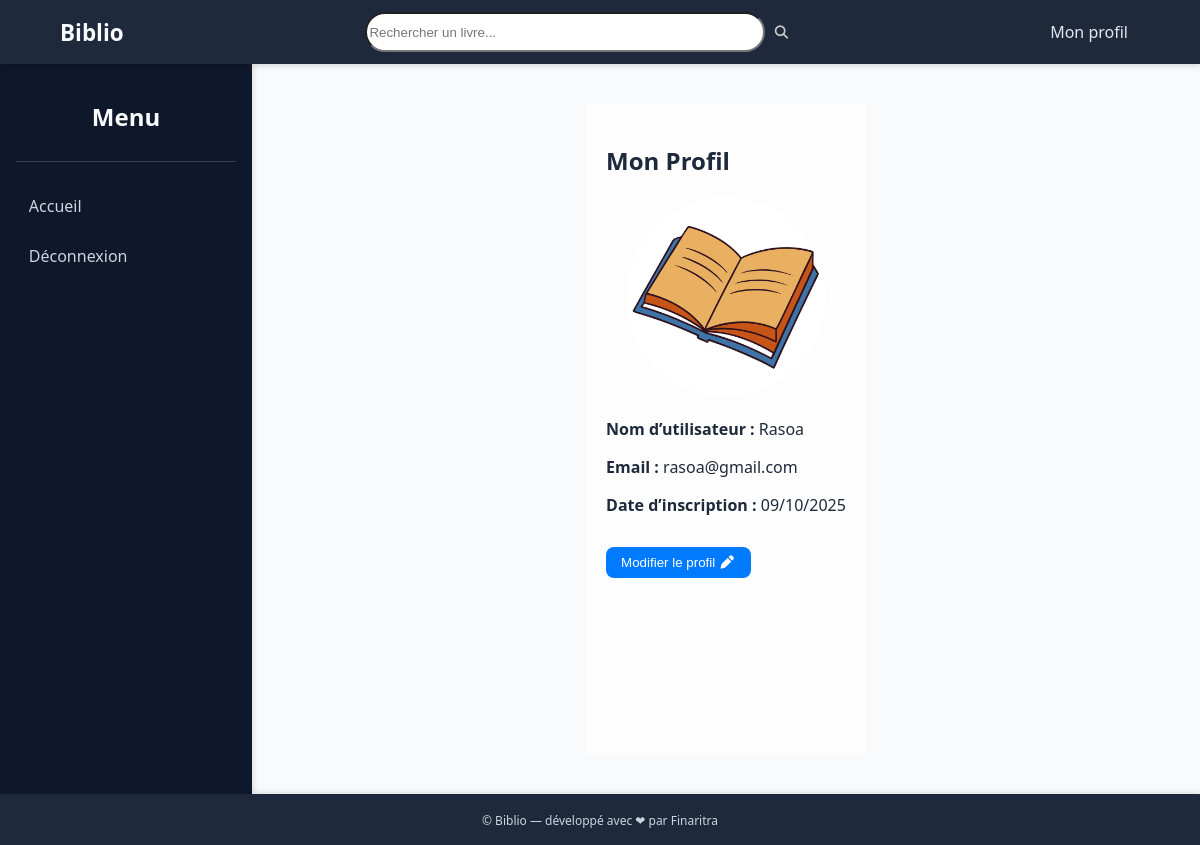
/profil/ (signed in), run on the app's committed database.
### monApp/models.py (models this page shows)
class Profil(models.Model):
    user = models.OneToOneField(User, on_delete=models.CASCADE, related_name='profil')
    photo = models.ImageField(upload_to='profil/', default='profil/defaut.jpeg')
    def __str__(self):
        return f"Profil de {self.user.username}"

### monApp/views.py (the view)
# urls.py: path('profil/', voir_profil, name='voir_profil'),
@login_required
def voir_profil(request):
    profil = get_object_or_404(Profil, user=request.user)
    print("DEBUG - profil trouvé :", profil)
    return render(request, 'user/profil.html', {'profil': profil})

### monApp/templates/user/profil.html (shortened to what this page needs)
{% extends "base.html" %}
{% load static %}
{% block extra_css %}
<link rel="stylesheet" href="{% static 'css/profil.css' %}">
<link rel="stylesheet" href="{% static 'css/all.min.css' %}">
{% endblock %}
{% block content %}
<section class="profil-section">
  <h2>Mon Profil</h2>
  <form method="POST" action="{% url 'modifier_profil' %}" enctype="multipart/form-data">
    <div class="profil-contenu">
      <div style="text-align:center;">
        <img id="preview-photo" src="{{ profil.photo.url }}" alt="Photo de profil" class="profil-photo">
      </div>
      <p><strong>Nom d’utilisateur :</strong>
        <span class="editable" data-name="username">{{ request.user.username }}</span>
      </p>
      <p><strong>Email :</strong>
        <span class="editable" data-name="email">{{ profil.user.email }}</span>
      </p>
      <p><strong>Date d’inscription :</strong>
        <span>{{ profil.user.date_joined|date:"d/m/Y" }}</span>
      </p>
      <button type="button" id="edit-btn" class="edit-btn">Modifier le profil <i class="fas fa-pen"></i></button>
    </div>
  </form>
</section>
{% endblock %}

### monApp/static/css/main.css (style rules this page uses)
body { margin: 0; font-family: 'Segoe UI', Arial, sans-serif; background-color: #f8fafc; color: #1e293b; }
button { border: none; color: #ccc; }

### monApp/static/css/profil.css (style rules this page uses)
.profil-section { margin: 40px auto; background: #fdfdfd; padding: 20px; }
button { border: none; color: #ccc; }
.profil-photo { width: 200px; height: 200px; border-radius: 50%; object-fit: cover; }
.edit-btn { margin-top: 15px; padding: 8px 15px; background: #007bff; color: white; border: none; border-radius: 8px; cursor: pointer; transition: 0.2s; align-items: center; }

### data on the page
Profil: photo (picture), user.email "rasoa@gmail.com", user.date_joined "09/10/2025"

### other printed values
{{ request.user.username }} "Rasoa"
